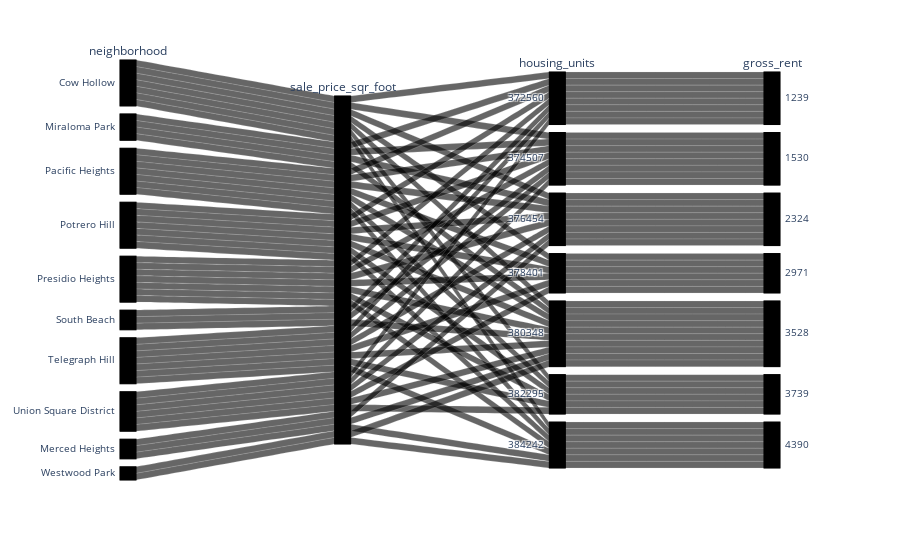

The notebook cell this image was saved under:
### Code cell
parallel_categories()

### Figure 1 — Plotly figure (JSON) as saved in the notebook; plotly's stock layout.template omitted (floating-point values rounded to 4 significant figures)
{"data": [{"dimensions": [{"label": "neighborhood", "values": ["Cow Hollow", "Miraloma Park", "Pacific Heights", "Potrero Hill", "Presidio Heights", "South Beach", "Telegraph Hill", "Union Square District", "Cow Hollow", "Miraloma Park", "Pacific Heights", "Potrero Hill", "Presidio Heights", "South Beach", "Telegraph Hill", "Union Square District", "Cow Hollow", "Merced Heights", "Miraloma Park", "Pacific Heights", "Potrero Hill", "Presidio Heights", "Telegraph Hill", "Union Square District", "Cow Hollow", "Pacific Heights", "Potrero Hill", "Presidio Heights", "Telegraph Hill", "Union Square District", "Cow Hollow", "Merced Heights", "Miraloma Park", "Pacific Heights", "Potrero Hill", "Presidio Heights", "South Beach", "Telegraph Hill", "Union Square District", "Westwood Park", "Cow Hollow", "Pacific Heights", "Potrero Hill", "Presidio Heights", "Telegraph Hill", "Union Square District", "Cow Hollow", "Merced Heights", "Pacific Heights", "Potrero Hill", "Presidio Heights", "Telegraph Hill", "Westwood Park"]}, {"label": "sale_price_sqr_foot", "values": [null, null, null, null, null, null, null, null, null, null, null, null, null, null, null, null, null, null, null, null, null, null, null, null, null, null, null, null, null, null, null, null, null, null, null, null, null, null, null, null, null, null, null, null, null, null, null, null, null, null, null, null, null]}, {"label": "housing_units", "values": [372560, 372560, 372560, 372560, 372560, 372560, 372560, 372560, 374507, 374507, 374507, 374507, 374507, 374507, 374507, 374507, 376454, 376454, 376454, 376454, 376454, 376454, 376454, 376454, 378401, 378401, 378401, 378401, 378401, 378401, 380348, 380348, 380348, 380348, 380348, 380348, 380348, 380348, 380348, 380348, 382295, 382295, 382295, 382295, 382295, 382295, 384242, 384242, 384242, 384242, 384242, 384242, 384242]}, {"label": "gross_rent", "values": [1239, 1239, 1239, 1239, 1239, 1239, 1239, 1239, 1530, 1530, 1530, 1530, 1530, 1530, 1530, 1530, 2324, 2324, 2324, 2324, 2324, 2324, 2324, 2324, 2971, 2971, 2971, 2971, 2971, 2971, 3528, 3528, 3528, 3528, 3528, 3528, 3528, 3528, 3528, 3528, 3739, 3739, 3739, 3739, 3739, 3739, 4390, 4390, 4390, 4390, 4390, 4390, 4390]}], "domain": {"x": [0, 1], "y": [0, 1]}, "line": {"color": [null, null, null, null, null, null, null, null, null, null, null, null, null, null, null, null, null, null, null, null, null, null, null, null, null, null, null, null, null, null, null, null, null, null, null, null, null, null, null, null, null, null, null, null, null, null, null, null, null, null, null, null, null], "coloraxis": "coloraxis"}, "name": "", "type": "parcats"}], "layout": {"autosize": true, "coloraxis": {"colorbar": {"title": {"text": "sale_price_sqr_foot"}}, "colorscale": [[0, "#000004"], [0.1111, "#1b0c41"], [0.2222, "#4a0c6b"], [0.3333, "#781c6d"], [0.4444, "#a52c60"], [0.5556, "#cf4446"], [0.6667, "#ed6925"], [0.7778, "#fb9b06"], [0.8889, "#f7d13d"], [1, "#fcffa4"]]}, "legend": {"tracegroupgap": 0}, "margin": {"t": 60}}}
